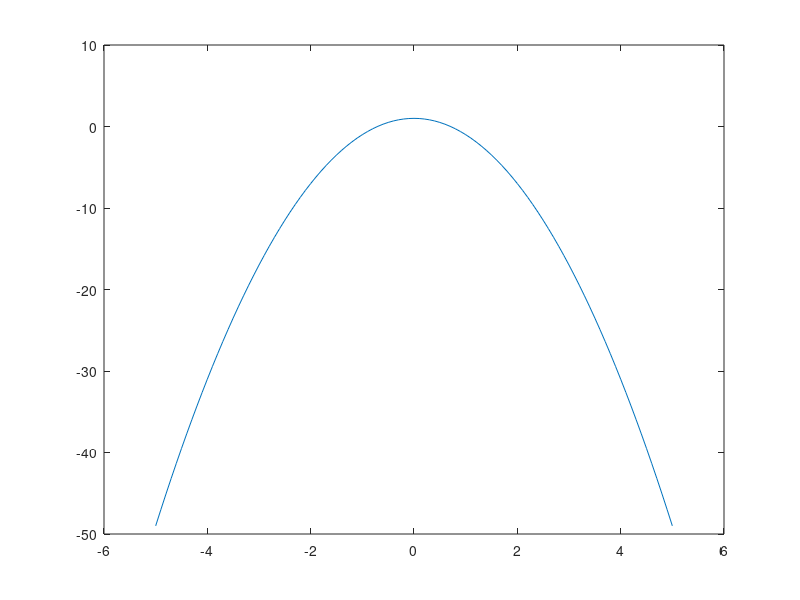

Source code (MATLAB):
clear;
hold off;
function [x] = F32(a, b, tk)
if (a <= tk < b)
  x = 1 + (-1*2*(tk.^2));
  return
endif
if (tk < a)
  x = -1;
  return
endif

if (tk >= b)
  x = -7;
  return
endif
endfunction

a1 = - 1;
b1 = 2;
 t1 = -5:0.1:5;
F = F32(a1, b1, t1);
plot(t1, F);
#if(-0.5<F < 0)
# plot(t1, F);
#endif
